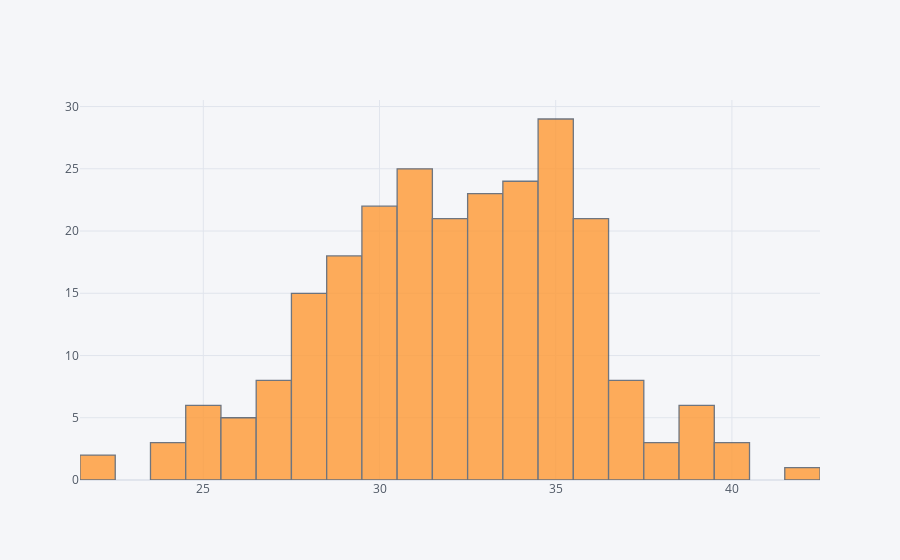

Here is the notebook cell this chart was saved with:
### Markdown cell above
## Univariate Analysis

### Code cell
df["Temperature"].iplot(kind="histogram",bins=25)

### Figure 1 — Plotly figure (JSON) as saved in the notebook; plotly's stock layout.template omitted (floating-point values rounded to 4 significant figures; data arrays with more than 128 entries replaced by an {"elided": "..."} marker saying what was removed)
{"data": [{"histfunc": "count", "histnorm": "", "marker": {"color": "rgba(255, 153, 51, 1.0)", "line": {"color": "#4D5663", "width": 1.3}}, "name": "Temperature", "nbinsx": 25, "opacity": 0.8, "orientation": "v", "type": "histogram", "x": {"elided": "243 int values"}}], "layout": {"barmode": "overlay", "legend": {"bgcolor": "#F5F6F9", "font": {"color": "#4D5663"}}, "paper_bgcolor": "#F5F6F9", "plot_bgcolor": "#F5F6F9", "title": {"font": {"color": "#4D5663"}}, "xaxis": {"gridcolor": "#E1E5ED", "showgrid": true, "tickfont": {"color": "#4D5663"}, "title": {"font": {"color": "#4D5663"}, "text": ""}, "zerolinecolor": "#E1E5ED"}, "yaxis": {"gridcolor": "#E1E5ED", "showgrid": true, "tickfont": {"color": "#4D5663"}, "title": {"font": {"color": "#4D5663"}, "text": ""}, "zerolinecolor": "#E1E5ED"}}}
